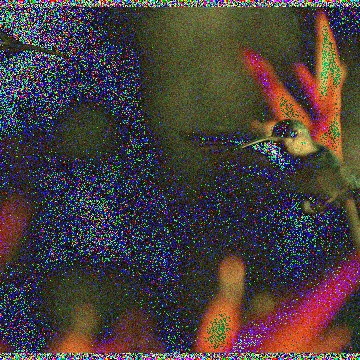
#> input picture Generate_video/fused_frames/hummingbird/hsi/frame0.jpg, 360 x 360 px, found by its file name
$ python fusion_video.py   (older library calls are emulated)
#> lines starting #> are read from the running program, lines starting #| are printed output that depends on the picture
### denoising.py
import numpy as np

def denoising(X,mask=None):
    #--------------------------------------------------------------
    # Denoising of HSI
    #
    # USAGE
    #     [Y,SNR_dB] = denoising(X)
    # INPUT
    #     X      : hyperspectral data (rows,cols,bands)
    #     mask   : list of indices to include
    # OUTPUT
    #     Y      : denoised hyperspectral data (rows,cols,bands)
    #     SNR_dB : estimated SNR in dB
    #
    # REFERENCE
    #     R. Roger, "Principal components transform with simple automatic noise
    #     adjustment," International Journal of Remote Sensing, vol. 17, pp.
    #     2719-2727, 1996
    #
    # Author: Naoto YOKOYA
    # Email : yokoya@sal.rcast.u-tokyo.ac.jp
    #--------------------------------------------------------------
    [rows,cols,bands] = X.shape
    SNR_dB = np.zeros(bands)
    Y = X

    if bands == 1:
        x0 = np.reshape(X[:,:,0],[-1,1])
        if mask == None:
            mask = list(range(x0.shape[0]))
        x = x0[mask,0]
        Y[:,:,0] = np.reshape(x,[rows,cols]);
        SNR_dB[0] = 20*np.log10(np.mean(x0)/np.mean((x0-np.reshape(Y[:,:,0],[-1,1]))**2)**0.5)

    else:
        for i in range(bands):
            #print(str(i) + 'th band')
            x0 = np.reshape(X[:,:,i],[-1,1])
            if mask == None:
                mask = list(range(x0.shape[0]))
            if i == 0:
                A0 = np.reshape(X[:,:,i+1:],[-1,bands-1])
            elif i == bands-1:
                A0 = np.reshape(X[:,:,0:bands-1],[-1,bands-1])
            else:
                A0 = np.reshape(X[:, :, list(range(0,i)) +  list(range(i+1,X.shape[2]))],[-1,bands-1])

            x = x0[mask,0]
            A = A0[mask,:]
            invAtA = np.linalg.pinv(A.T @ A);

            c = (invAtA) @ (A.T @ x);
            temp = np.matmul(A0,c)
            Y[:,:,i] = np.reshape(temp,[rows,cols]);
            SNR_dB[i] = 20*np.log10(np.mean(x0)/np.mean((x0-np.reshape(Y[:,:,i],[-1,1]))**2)**0.5)

    return Y,SNR_dB

### Hyperspectral_Image_Processing_python/fusion/BGLRF_main.py
import numpy as np
import scipy as scp
# [4 lines of commented-out code are left out]
import ADMM_K
import getLaplacian
import nabla
import CG_X

def BGLRF_main(Y,Z,alpha,beta,radius):
    # X is initialized first using bicubic interpolation
    #
    # Y: HSI in tensor format, between 0 and 1
    # Z: MSI in tensor format, between 0 and 1
    # alpha: regularization parameter for graph Laplacian
    # beta: TV regularization parameter for the kernel
    # radius: radius for assumed blur kernel
    #
    # X: recovered SRI
    # K: estimated blur kernel
    # err: relative changes in X and K
    #
    # Blind Hyperspectral-Multispectral Image Fusion via Graph Laplacian
    # Regularization

    ## Define parameters, etc.
    n1,n2,N3 = Y.shape
    Y = np.reshape(Y,[n1*n2,N3])

    N1,N2,_ = Z.shape

    # graph Laplacian
    GL = getLaplacian.getLaplacian(Z)

    tau = 0 # proximal weight
    L = alpha*GL+tau*scp.sparse.identity(N1*N2,N1*N2) # for updating X

    kernel = (2*radius+1)*[1, 1] # search space for blur kernel
    D = nabla(kernel(1),kernel(2)) # operator for partial derivatives

    center = np.zeros((1,2))
    if N1%2:
        center[0] = (N1+1)/2
    else:
        center[0] = N1/2+1
        if N2%2:
            center[1] = (N2+1)/2
        else:
            center[1] = N2/2+1

    I = range((center[0]-radius),(center[0]+radius))
    I = I.T
    I = np.matlib.repmat(I,[1, 2*radius+1])
    I = I[:]
    J = range((center[1]-radius),(center[1]+radius))
    J = np.matlib.repmat(J,[2*radius+1, 1])
    J = J[:]
    ind = np.ravel_multi_index(J,I,(N1,N2)) # indices for blur kernel

    ratio = round(N1/n1) # downsampling ratio

    I = list(range(1,N1,ratio))
    I = I.T
    I = np.matlib.repmat(I,[1, n2])
    I = I[:]
    J = list(range(1,N2,ratio))
    J = np.matlib.repmat(J,[n1, 1])
    J = J[:]
    IND = np.ravel_multi_index(J,I,(N1,N2)) # indices for HSI

    ## Initialization
    FY = np.zeros((N1 * N2,N3)) # used in all the iterations
    X = np.zeros((N1*N2,N3))

    for band in range(N3):
        y = Y[:,band]
        y = np.reshape(y,[n1, n2])
        temp = np.zeros((N1,N2))
        temp[IND] = y
        temp = np.fft.fft2(temp)
        FY[:,band] = temp[:]
        x = scp.misc.imresize(y,[N1, N2]) #degraded in scipy 10, use pillow instead
        X[:,band] = x[:]

    K = np.zeros(kernel)

    maxiters = 100 # maximum number of iterations
    err = np.zeros((maxiters,2))

    ## Proximal alternating minization
    for iter in range(maxiters):

        # update K
        FX = np.zeros((N1*N2,N3))
        RHS = (kernel(1)*kernel(2)).shape[0]

        for band in range(N3):
            x = X[:,band]
            x = np.reshape(x,[N1, N2])
            Fx = np.fft.fft2(np.roll(x,1-center))
            FX[:,band] = Fx[:]
            Fy = FY[:,band]
            Fy = np.reshape(Fy,[N1, N2])
            y = np.real(np.fft.ifft2(np.conj(Fx)*Fy))
            RHS = RHS+y[ind]

        RHS = np.reshape(RHS,[kernel[0],kernel[1]])
        RHS = RHS+tau*K

        K_pre = K
        K = ADMM_K(RHS,K,D,FX,ind,IND,beta,tau,N1,N2,N3)

        # update X
        KK = np.zeros((N1,N2))
        KK[ind] = K
        Fk = np.fft.fft2(np.roll(KK,1-center))

        RHS = np.zeros((N1*N2,N3))
        for band in range(N3):
            temp = FY[:,band]
            temp = np.reshape(temp,[N1, N2])
            temp = np.real(np.fft.ifft2(np.conj(Fk)*temp))
            RHS[:,band] = temp[:]
        RHS = RHS+tau*X

        X_pre = X
        X = CG_X(RHS,X,Fk,L,IND,N1,N2,N3,tau)

        err[iter,0] = np.linalg.norm(K-K_pre,'fro')/np.linalg.norm(K,'fro')
        err[iter,1] = np.linalg.norm(X-X_pre,'fro')/np.linalg.norm(X,'fro')

        print('GLRF - iteration {}: change.K = {.4f}, change.X = {.4f} \n'.format(iter,err(iter,1),err(iter,2)))

        if err[iter,1] < 1e-3:
            err = err[:iter,:]
            X = np.reshape(X,[N1,N2,N3])
            break

    return X, K, err

### Hyperspectral_Image_Processing_python/fusion/getLaplacian.py
import numpy as np
import scipy as scp

def getLaplacian(I):

    I=I.astype('float64')
    epsilon=1e-7
    win_size=1
    #neb_size=(win_size*2+1)**2
    neb_size=(win_size*2)**2
    h, w, c = I.shape
    img_size=w*h
    consts=np.zeros((h,w))
    indsM=np.reshape(list(range(img_size)),(h,w))
    tlen=int(np.sum(np.sum(1-consts[win_size:-win_size-1,win_size:-win_size-1]))*(neb_size**2))
    row_inds=np.zeros((tlen,1))
    col_inds=np.zeros((tlen,1))
    vals=np.zeros((tlen,1))
    len=0

    for j in range(win_size,w-win_size-1):
        for i in range(win_size,h-win_size-1):
            win_inds=indsM[i-win_size:i+win_size,j-win_size:j+win_size]
            win_inds=win_inds[:]
            winI=I[i-win_size:i+win_size,j-win_size:j+win_size,:]
            winI=np.reshape(winI,[neb_size,c])
            win_mu=np.mean(winI,0).T
            win_var=np.linalg.inv(winI.conj().T @ winI/neb_size-win_mu @ win_mu.conj().T + epsilon/neb_size*np.eye(c))
            winI=winI-np.matlib.repmat(win_mu.conj().T,neb_size,1)
            tvals=(1 + winI @ win_var @ winI.conj().T)/neb_size
            row_inds[len:neb_size**2+len]=np.reshape(np.matlib.repmat(win_inds,1,neb_size),[neb_size**2,1])
            col_inds[len:neb_size^2+len]=np.reshape(np.matlib.repmat(win_inds.H,[neb_size,1]),[neb_size**2,1])
            vals[len:neb_size^2+len]=tvals[:]
            len=len+neb_size**2

    vals=vals[:len]
    row_inds=row_inds[1:len]
    col_inds=col_inds[1:len]
    # A=sparse(row_inds,col_inds,vals,img_size,img_size)
    A = scp.sparse.coo_matrix((vals, (row_inds, col_inds)), shape=(img_size, img_size))
    sumA=np.sum(A,1)
    A=scp.sparse.spdiags(sumA[:],0,img_size,img_size)-A

    return A

### Generate_video/fusion_video.py
import numpy as np
import cv2
import sys
import warnings
import os
from generate_video import generate_video
import matplotlib.pyplot as plt

sys.path.insert(0, '/Users/pronomabanerjee/Dropbox/My Mac (Pronoma’s MacBook Air)/Desktop/UT Austin/HSI-MSI-Image-Fusion/HSI-MSI_Fusion2/codes/hyperspectral_image_processing/denoise')
sys.path.insert(0, '/Users/pronomabanerjee/Dropbox/My Mac (Pronoma’s MacBook Air)/Desktop/UT Austin/HSI-MSI-Image-Fusion/HSI-MSI_Fusion2/codes/hyperspectral_image_processing/simulation')
sys.path.insert(0, '/Users/pronomabanerjee/Dropbox/My Mac (Pronoma’s MacBook Air)/Desktop/UT Austin/HSI-MSI-Image-Fusion/HSI-MSI_Fusion2/codes/hyperspectral_image_processing/fusion')
sys.path.insert(0, '/Users/pronomabanerjee/Dropbox/My Mac (Pronoma’s MacBook Air)/Desktop/UT Austin/HSI-MSI-Image-Fusion/HSI-MSI_Fusion2/codes/hyperspectral_image_processing/quality_metrics')
warnings.filterwarnings('ignore')

from BGLRF_main import BGLRF_main
from Generation import generation
from denoising import denoising
from quality_assessment import quality_assessment

# hsi_vid = cv2.VideoCapture('/Users/pronomabanerjee/Dropbox/My Mac (Pronoma’s MacBook Air)/Desktop/UT Austin/HSI-MSI-Image-Fusion/Generate_video/Videos/low_resolution_color/bmx.avi')
# msi_vid = cv2.VideoCapture('/Users/pronomabanerjee/Dropbox/My Mac (Pronoma’s MacBook Air)/Desktop/UT Austin/HSI-MSI-Image-Fusion/Generate_video/Videos/grayscale/bmx.avi')

hsi_vid = cv2.VideoCapture('/Users/pronomabanerjee/Dropbox/My Mac (Pronoma’s MacBook Air)/Desktop/UT Austin/HSI-MSI-Image-Fusion/Generate_video/Videos/low_resolution_color/hummingbird.avi')
msi_vid = cv2.VideoCapture('/Users/pronomabanerjee/Dropbox/My Mac (Pronoma’s MacBook Air)/Desktop/UT Austin/HSI-MSI-Image-Fusion/Generate_video/Videos/grayscale/hummingbird.avi')
sri_vid = cv2.VideoCapture('/Users/pronomabanerjee/Dropbox/My Mac (Pronoma’s MacBook Air)/Desktop/UT Austin/HSI-MSI-Image-Fusion/Generate_video/Videos/originals/hummingbird.avi')

hsi_success, hsi_image = hsi_vid.read()
count = 0
while hsi_success:
#   cv2.imwrite("/Users/pronomabanerjee/Dropbox/My Mac (Pronoma’s MacBook Air)/Desktop/UT Austin/HSI-MSI-Image-Fusion/Generate_video/fused_frames/bmx/hsi/frame%d.jpg" % count, hsi_image)     # save frame as JPEG file
  cv2.imwrite("/Users/pronomabanerjee/Dropbox/My Mac (Pronoma’s MacBook Air)/Desktop/UT Austin/HSI-MSI-Image-Fusion/Generate_video/fused_frames/hummingbird/hsi/frame%d.jpg" % count, hsi_image)     # save frame as JPEG file
  hsi_success,hsi_image = hsi_vid.read()
  #print('Read a new frame: ', hsi_success)
  count += 1

msi_success, msi_image = msi_vid.read()
count = 0
while msi_success:
#   cv2.imwrite("/Users/pronomabanerjee/Dropbox/My Mac (Pronoma’s MacBook Air)/Desktop/UT Austin/HSI-MSI-Image-Fusion/Generate_video/fused_frames/bmx/msi/frame%d.jpg" % count, msi_image)     # save frame as JPEG file
  cv2.imwrite("/Users/pronomabanerjee/Dropbox/My Mac (Pronoma’s MacBook Air)/Desktop/UT Austin/HSI-MSI-Image-Fusion/Generate_video/fused_frames/hummingbird/msi/frame%d.jpg" % count, msi_image)     # save frame as JPEG file
  msi_success,msi_image = msi_vid.read()
  #print('Read a new frame: ', msi_success)
  count += 1

sri_success, sri_image = sri_vid.read()
count = 0
while sri_success:
#   cv2.imwrite("/Users/pronomabanerjee/Dropbox/My Mac (Pronoma’s MacBook Air)/Desktop/UT Austin/HSI-MSI-Image-Fusion/Generate_video/fused_frames/bmx/msi/frame%d.jpg" % count, msi_image)     # save frame as JPEG file
  cv2.imwrite("/Users/pronomabanerjee/Dropbox/My Mac (Pronoma’s MacBook Air)/Desktop/UT Austin/HSI-MSI-Image-Fusion/Generate_video/fused_frames/hummingbird/sri_gt/frame%d.jpg" % count, sri_image)     # save frame as JPEG file
  sri_success,sri_image = sri_vid.read()
  #print('Read a new frame: ', msi_success)
  count += 1

# hsi_folder = '/Users/pronomabanerjee/Dropbox/My Mac (Pronoma’s MacBook Air)/Desktop/UT Austin/HSI-MSI-Image-Fusion/Generate_video/fused_frames/bmx/hsi'
# msi_folder = '/Users/pronomabanerjee/Dropbox/My Mac (Pronoma’s MacBook Air)/Desktop/UT Austin/HSI-MSI-Image-Fusion/Generate_video/fused_frames/bmx/msi'
# for i in range(len(os.listdir('/Users/pronomabanerjee/Dropbox/My Mac (Pronoma’s MacBook Air)/Desktop/UT Austin/HSI-MSI-Image-Fusion/Generate_video/fused_frames/bmx/hsi'))):

hsi_folder = '/Users/pronomabanerjee/Dropbox/My Mac (Pronoma’s MacBook Air)/Desktop/UT Austin/HSI-MSI-Image-Fusion/Generate_video/fused_frames/hummingbird/hsi'
msi_folder = '/Users/pronomabanerjee/Dropbox/My Mac (Pronoma’s MacBook Air)/Desktop/UT Austin/HSI-MSI-Image-Fusion/Generate_video/fused_frames/hummingbird/msi'
sri_folder = '/Users/pronomabanerjee/Dropbox/My Mac (Pronoma’s MacBook Air)/Desktop/UT Austin/HSI-MSI-Image-Fusion/Generate_video/fused_frames/hummingbird/sri_gt'

# for i in range(len(os.listdir('/Users/pronomabanerjee/Dropbox/My Mac (Pronoma’s MacBook Air)/Desktop/UT Austin/HSI-MSI-Image-Fusion/Generate_video/fused_frames/hummingbird/hsi'))):
# for i in range(17, 28):
for i in 0,2,6,8:
    print("Frame",i+1)
    hsi = cv2.imread(os.path.join(hsi_folder, 'frame%d.jpg' %i))
#> hsi is the input picture: shape (360, 360, 3); mean B, G, R 61.6, 61.7, 72
    msi = cv2.imread(os.path.join(msi_folder, 'frame%d.jpg' %i))
    sri = cv2.imread(os.path.join(sri_folder, 'frame%d.jpg' %i))
    # [7 lines of commented-out code are left out]
    msi = msi/255

    # hsi = hsi/np.max(hsi)
    hsi = hsi/255
    sri = sri/255
    #print(hsi.shape)
    denoised_hsi, SNR_db = denoising(hsi)
#> the loop in denoising, `for i in range(bands): #print(str(i) + 'th band')` made 3 passes
#> (invAtA, c) on passes 1 to 3: ([[0.000448, -0.000342], [-0.000342, 0.000324]], [0.7, 0.162]), ([[0.000914, -0.000636], [-0.000636, 0.000505]], [1.43, -0.231]), ([[0.0124, -0.0108], [-0.0108, 0.00949]], [6.19, -4.33])
#> after the loop in denoising, `for i in range(bands):`:
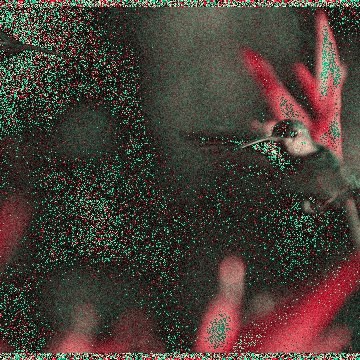
#> Y: shape (360, 360, 3) float64; mean B, G, R 0.215, 0.242, 0.282; drawn with min black and max white
#> after the loop in denoising, `for i in range(bands):`: SNR_dB = [inf, inf, inf]; mask = 129600 items
#> SNR_db = [inf, inf, inf]
    sri, noise = denoising(sri)
#> the loop in denoising (call 2), `for i in range(bands): #print(str(i) + 'th band')` made 3 passes
#> noise = [inf, inf, inf]

    print(denoised_hsi.shape)
#| (360, 360, 3)
    print(msi.shape)
#| (360, 360, 3)
    # [13 lines of commented-out code are left out]

    SRI_fused,K_est = BGLRF_main(denoised_hsi,msi,10,10,6)
#> after the loop in getLaplacian, `for j in range(win_size,w-win_size-1):`: len = 0
#> (the run stopped early here; a loop or call above may not have finished)
